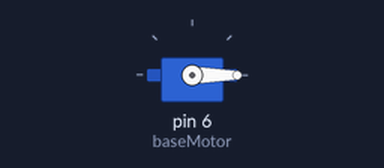
A sketch run on a simulated Arduino Uno, built with avr-gcc and run on an emulated ATmega328P. On the bench: servo.

Above: at 0.05 s.
Timing chart, 0 to 4.6 s (numbered marks = the images above):
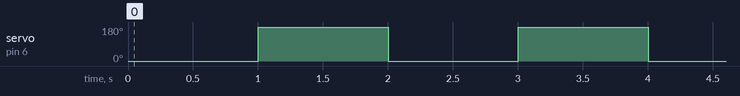

The sketch:

E1_baseMotor.ino
```cpp
/*
Challenge #1: Calibration your 1-winged servo horn
Challenge #2: Make it go back in forth between 0 and 180
Challenge #3: Move it between 0, 90 and 180
Challenge #4: Move it like: 0, 90, 180, 90, 0
Challenge #5: Move it like: 0, 45, 90, 135, 180, 135, 90, 45, 0
Challenge #6: Move it as close as possible to 30 seconds on a clock


*/

#include <Servo.h>

//- servos move half a circle 0-180 degrees.
Servo baseMotor;

//- runs only once when you turn on
void setup() {
  baseMotor.attach(6);
}


//- runs forever in a loop after setup
void loop() {

  baseMotor.write(0);
  delay(1000);
  baseMotor.write(180);
  delay(1000);

}
```

Measured:
- by itself, servo on pin 6 (baseMotor): alternates 180° for 1.0 s and 0° for 1.0 s
